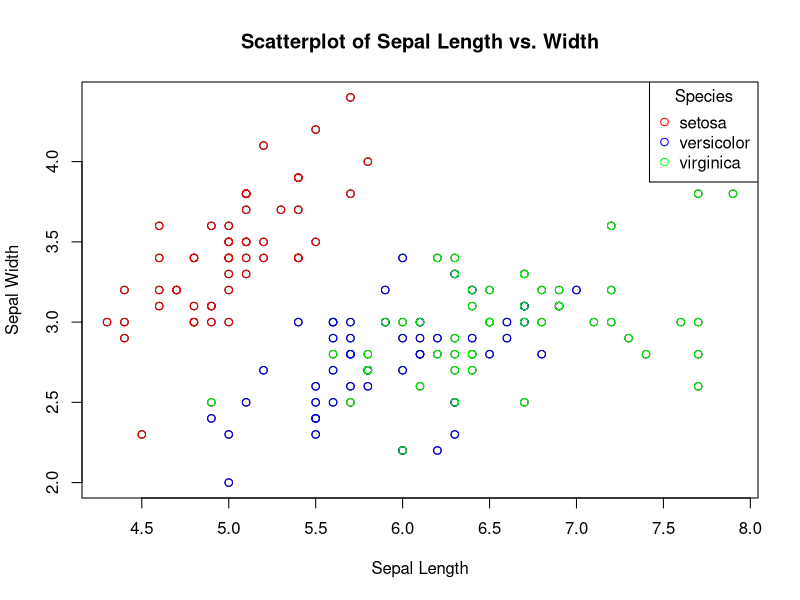

Write the R code that produced this figure.
#===============================================================================
# ◯。°。°。°。°。°。°。°。°。°。°。° LOOPS 。°。°。°。°。°。°。°。°。°。°。°◯
#===============================================================================


# Loops, quite simply, loop! When a loop is run in R (or even other programming
# languages!) a block of code is run again and again, often until a specified 
# condition is met. Each time the code within a loop is run, it is refereed to as 
# an iteration.

# Loops are useful for quickly performing mundane tasks that would otherwise 
# require manual completion. 

# Different loops are useful for different scenarios. Using loops successfully 
# requires recognizing when to use different loops types. Throughout this
# assignment, we will cover three major types of loops in R: "For Loops", "While
# Loops" and "Repeat Loops". 

# For Loops: A for loop repeats a given task for defined number of times.

# While Loops: A while loop keeps repeating a block of code until a certain
# logical parameter is met. Example: While x is less than 3, perform action y.

# Repeat Loops: Similar to while loop but requires a break, or stop to prevent
# the loop from running forever. Example: Until 10 iterations, perform action y. 

#===============================================================================
# For Loops 
#===============================================================================

### Description:

# A for loop applies a set of operations over a collection of objects (list, vector, matrix, or data frame)
# repeated a defined number of times. The number of iterations are known in advance. 

### Example:
# Create a vector of numbers 1 through 5, and
# then use a for loop to iterate through each number in the vector and print it to the console. 
# The loop variable i takes on the values 1, 2, 3, 4, and 5, and the print() function is called with each value of i.

# create a vector of numbers
numbers <- c(1, 2, 3, 4, 5)

# create a for loop that prints each number in the vector
for (i in numbers) {
  print(i)
}

# For loops can iterate over a sequence of numbers, in the following example,
# from 1 to 100 and calculates the sum of the numbers. 
# The loop variable i takes on the values 1, 2, 3, ..., 100, and the sum variable is updated on each iteration.

sum <- 0
for (i in 1:100) {
  sum <- sum + i
}
print(sum)


### TASK: 

# ✿¸.•´*¨`*•✿ Let's look at some flowers! ✿•*`¨*`•.¸✿

# 1) Load in the "iris" data set built into R. 
# Name the data frame "iris_loop"

# 2) Set up your For Loop with the parameters to
# use any integer from 1 through the number of columns
# within the data frame (ncol function may be of some assistance)

# 3) Within curly brackets, set the following logical conditions under an "if" function:
#     
#     a) Make it so the function returns a "TRUE" statement if certain
# conditions which we will later establish are met (Grapple with the grepl() function)

#     b) Select the columns within the "iris_loop" data frame and all integers separated by a comma 
# (HINT: [,i] will be the best way to do this)

#     c) Subset another curly bracket pair within the if condition.
#  Inside this secondary curly bracket, set up a logical condition: 
#  1000+separated integers. Make sure this condition is saved back into the "iris_loop" data frame with a "<-"

# 4) Make sure to close out all curly brackets to complete the loop.


library(tidyverse)

iris_loop <- iris

for(i in 1:ncol(iris_loop)) {                              
  if(grepl("Width", colnames(iris_loop)[i])) {             
    iris_loop[ , i] <- iris_loop[ , i] + 1000
    }
}


# Question: What happens if you change the "1000+" to "50+"?
# ANSWER: The amount added to the Width columns changes from x+1000 to x+50


#===============================================================================
# While Loops
#===============================================================================


### Description :
# A while loop is a control flow statement that allows you to repeatedly execute a block of code as long as a certain condition is met.
# The condition is a logical expression that is evaluated before each iteration of the loop. If the condition is TRUE, 
# the code inside the loop is executed, and then the condition is evaluated again. This process continues until the condition becomes FALSE, 
# at which point the loop terminates and execution continues with the code following the loop.


###Next within Loops:
# Within loops, especially While Loops, if you wish to skip a current variable and go onto the next
# iteration, you can use the "next" argument within the function. This can be helpful 
# in ignoring variables that would be messy, useless, and overall just unwanted (:,( poor variable)) 
# Consider the following example:
x<-20     # Here we set the length of our variable. 
while (x) {x <- x - 1 # We set our conditions in which x will be equal to x-1
if (x%%2 != 0) # A further condition is set in which x is divided by 2 if not equal to 0
  next # This tells the while loop to skip any numbers after our conditions set above
print(x)} # This prints x after it has gone through the loop

### QUESTION: Why do we have the argument !=0? What would occur if we changed it to !=1? 
# ANSWER: This change to the argument tells the loop to skip any number not equal to 1
# Instead of printing all even numbers, the loop will print out all odd numbers
# Go ahead and give it a try:
x<-20  
while (x) {x <- x - 1 
if (x%%2 != 0) 
  next 
print(x)}


### Example 1 of While Loops:

# Let's try an example with numbers!

x <- 1 # Stores 1 in the x variable.
while (x < 6) { # Start of the while loop. While x is less than 6, perform some action.
  print(x) #In this case, our action is printing x
  x = x+1 # Adds one to x each loop.
}

### Example 2 of While Loops:

# We can use this to label samples

# Let's build a sample data frame.
Samples_Without_ID <- c("Frog", "Cool Frog", "The Coolest Frog","Cute Frog", "Very Cute Frog", "Strong Frog", "Very Strong Frog")
Samples_Without_ID1 <- data.frame(samples = Samples_Without_ID)  #Stores as a data frame.

# Creates length 7 character vector. 
SampleID <- character(7)

x <- 0 # stores 0 into a variable called x.
while (x < 7) { # Creates a while loop that is valid while x is less than 7.
  x <- x + 1 # Adds 1 to the value of x for each iteration of the while loop.
  SampleID[x] <- paste("Sample#", x, sep = "") # Pastes together the character "Sample#" with the variable x.
  # This gives an outputs of "Sample1, Sample2, Sample3, etc.)
}

SampleID <- data.frame(SampleID) #Stores as a data frame.

View(SampleID) # Let's check it out!

# Great! Now we want to label our frogs in the Samples_Without_ID1 data frame.  

Samples_With_Label <- cbind(SampleID, Samples_Without_ID1)


### TASK:
# Create a while loop which pastes whole numbers from 1 to 10, but exclude printing 3 using the next function.
# output should look like this: 1, 2, 4, 5, 6, 7, 8, 9, 10
i <- 0
while (i < 10) {
  i <- i + 1
  if (i == 3) {
    next
  }
  print(i)
}

#===============================================================================
#Repeat Loops
#===============================================================================

###Description: 
# If we have a large multidimensional data frame and would like to repeat a block of code 
# over and over again across this data frame, it would be best to use a Repeat loop.
# A repeat loop will continuously execute a block of code and logical conditions over a data frame.
# If the logical conditions return "FALSE", the block of code will continue to be repeated 
# over the entire data frame. No output will be given for a "FALSE" return.
# If the logical conditions return "TRUE", an output will be given.
# However, unlike most other loops, even if a "TRUE" condition is met, the repeat loop will not 
# end, and continue to iterate over and over across the data frame.
# The only way for the Repeat loop to end is by giving it a BREAK condition.

### Question: Based on the description above and the description of While loops. 
# How do Repeat and While loops differ? When might it be best to use one rather than the other?
# ANSWER: While loops depend upon the information returning TRUE to continue the loop until a return is FALSE
# The repeat loop depends upon the continuous return of FALSE information, and only gives outputs that are TRUE


### Break: (Mason)
### Example: (Lowie)


### TASK:

# Let's try it on your own!

# Create a repeat loop that does the following: 
#1) Stores 1 in the variable y.
#2) prints y for iteration of the loop. 
#3) Increase y by .7 each iteration. 
#4) Set a break to terminate the loop when y is greater than 14
#5) Print "Y is big now!" when Y is greater than 14. 

#Let's try it on your own!

#Create a repeat loop that does the following: 
#1) Stores 1 in the variable y.
#2) prints y for iteration of the loop. 
#3) Increase y by .7 each iteration. 
#4) Set a break to terminate the loop when y is greater than 14
#5) Print "Y is big now!" when Y is greater than 14. 

y = 1

# Repeat loop
repeat {
  
  print(y)
  
  ifelse(y > 14, print("Y is big now!"), NA)
  
  
  # Break statement to terminate if y > 14
  if (y > 14) {
    break
  } 
  
  # Increment y by 1
  y = y + .7
  
  
}



#===============================================================================
#Final: Nested Loops within For Loops
#===============================================================================


# Description of nested loops
# Earlier in the course, we used nested ifelse functions. A nested ifeelse function is just
#an ifelse function INSIDE another ifelse function. The same goes for nested loops!

#In a nested loop, we have a loop INSIDE another loop! 

#Nested loops are often used for multideminsion data and allow for more precise
#control of your data. 


### Example of Nested loops:
# While any kind of loop can be nested within other loops, it will be easiest to look at the same two loops nested within each other. Nested loops allow us to look at multidimensional information. 
# A visualization of a real life nested loop would be an analogue clock.
# In this analogy, our outer loop of the clock would be the short hand, which tells the hour on the clock.
# Nested within this outer loop is the inner loop, the long hand of the clock, which tells the minute.
# Here's how we would accomplish this in R:


for (s in 1:12){  # Here we set up our outer loop as "s" to represent our short hand, so this will contain any variable between 1-12 since most analogue clocks use standard time.
  for (l in 01:59) # Now we add in a nested, inner logical condition, which creates a second value "l" for the long hand. This hand will represent our minutes
  {print(paste("The short hand is",s,"And the long hand", l))} # Now we want to print our variables, but paste them together when printed
} # Close the loops




### TASK: (Mason)

# Load iris dataset
data(iris)

# Create empty plot with axis labels and title
plot(x = iris$Sepal.Length, y = iris$Sepal.Width, 
     xlab = "Sepal Length", ylab = "Sepal Width",
     main = "Scatterplot of Sepal Length vs. Width")

# Loop over each species in the dataset
for(species in unique(iris$Species)) {
  
  # Subset the data to only include the current species
  species_data <- subset(iris, Species == species)
  
  # Assign a color based on the species
  if(species == "setosa") {
    col <- "red"
  } else if(species == "versicolor") {
    col <- "blue"
  } else {
    col <- "green"
  }
  
  # Plot the observations for the current species as points with the assigned color
  points(species_data$Sepal.Length, species_data$Sepal.Width, col = col)
  
}

# Create a legend
legend("topright", 
       legend = unique(iris$Species),
       col = c("red", "blue", "green"),
       pch = 1,
       title = "Species")
